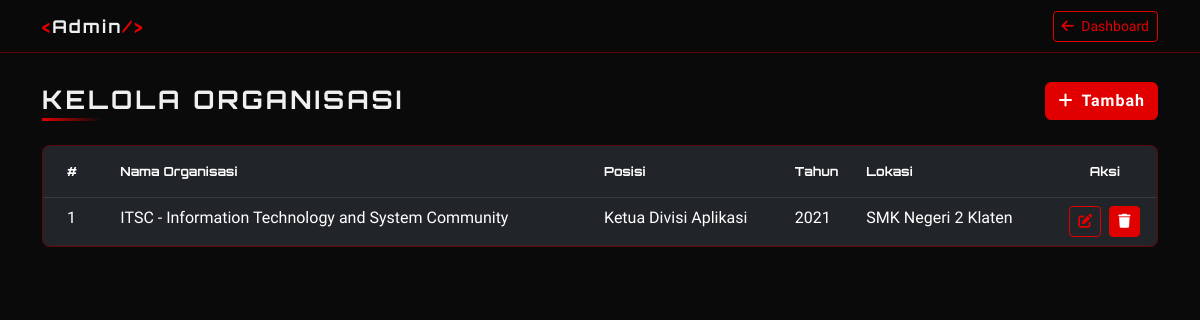
/admin/organisasi/index.php (signed in), run on the app's committed database.
### tables this page shows
CREATE TABLE `organisasi` (
  `id` int NOT NULL AUTO_INCREMENT,
  `nama_org` varchar(150) DEFAULT NULL,
  `posisi` varchar(100) DEFAULT NULL,
  `tahun` varchar(20) DEFAULT NULL,
  `lokasi` varchar(150) DEFAULT NULL,
  PRIMARY KEY (`id`)
);

### admin/organisasi/index.php (the view, shortened to what this page needs)
<?php
    require_once '../../config/db.php';
?>
<?php $data = mysqli_query($conn,"SELECT * FROM organisasi ORDER BY id ASC"); ?>
<!DOCTYPE html><html lang="id">
<head>
  <link href="https://cdn.jsdelivr.net/npm/bootstrap@5.3.0/dist/css/bootstrap.min.css" rel="stylesheet">
  <link href="https://cdnjs.cloudflare.com/ajax/libs/font-awesome/6.4.0/css/all.min.css" rel="stylesheet">
  <link href="../../assets/css/style.css" rel="stylesheet">
</head>
<body>
<nav class="navbar navbar-dark fixed-top" id="mainNav">
  <div class="container">
    <a class="navbar-brand fw-bold" href="../dashboard.php"><span style="color:#e00000">&lt;</span>Admin<span style="color:#e00000">/&gt;</span></a>
    <a href="../dashboard.php" class="btn btn-outline-danger btn-sm"><i class="fa fa-arrow-left me-1"></i> Dashboard</a>
  </div>
</nav>
<div class="container page-wrapper">
  <div class="d-flex justify-content-between align-items-center mb-4">
    <div>
      <p class="section-title mb-0">Kelola Organisasi</p>
      <div class="title-line mb-0"></div>
    </div>
    <a href="create.php" class="btn btn-danger"><i class="fa fa-plus me-2"></i>Tambah</a>
  </div>
  <div class="card-dark p-0" style="overflow:hidden">
    <table class="table table-dark table-hover mb-0" style="background:transparent">
      <thead style="background:rgba(224,0,0,0.15);font-family:'Orbitron',monospace;font-size:.78rem;">
        <tr>
          <th class="px-4 py-3">#</th>
          <th class="py-3">Nama Organisasi</th>
          <th class="py-3">Posisi</th>
          <th class="py-3">Tahun</th>
          <th class="py-3">Lokasi</th>
          <th class="py-3 text-center">Aksi</th>
        </tr>
      </thead>
      <tbody>
        <?php $no=1; while($row=mysqli_fetch_assoc($data)): ?>
        <tr style="border-color:rgba(224,0,0,0.15)">
          <td class="px-4"><?= $no++ ?></td>
          <td><?= htmlspecialchars($row['nama_org']) ?></td>
          <td><?= htmlspecialchars($row['posisi']) ?></td>
          <td><?= htmlspecialchars($row['tahun']) ?></td>
          <td><?= htmlspecialchars($row['lokasi']) ?></td>
          <td class="text-center">
            <a href="edit.php?id=<?= $row['id'] ?>" class="btn btn-sm btn-outline-danger me-1"><i class="fa fa-edit"></i></a>
            <a href="delete.php?id=<?= $row['id'] ?>" onclick="return confirm('Yakin hapus?')" class="btn btn-sm btn-danger"><i class="fa fa-trash"></i></a>
          </td>
        </tr>
        <?php endwhile; ?>
      </tbody>
    </table>
  </div>
</div>
</body></html>

### assets/css/style.css (style rules this page uses)
:root { --red-main: #e00000; --bg-dark: #0a0a0a; --bg-card: #111111; --text-main: #f0f0f0; --text-muted: #888; }
body { background-color: var(--bg-dark); color: var(--text-main); font-family: 'Rajdhani', sans-serif; min-height: 100vh; display: flex; flex-direction: column; }
#mainNav { background: rgba(10,10,10,0.95) !important; backdrop-filter: blur(10px); border-bottom: 1px solid rgba(224,0,0,0.4); transition: box-shadow 0.3s; }
.navbar-brand { font-family: 'Orbitron', monospace; font-size: 1.1rem; letter-spacing: 2px; color: #f0f0f0 !important; }
.page-wrapper { padding-top: 80px; flex: 1; }
.section-title { font-family:'Orbitron',monospace; font-size:1.6rem; font-weight:700; letter-spacing:3px; text-transform:uppercase }
.title-line { width:60px; height:3px; background:linear-gradient(90deg,#e00000,transparent); margin-bottom:2rem }
.card-dark { background:#111; border:1px solid rgba(224,0,0,0.35); border-radius:8px; padding:1.5rem; transition:transform .3s,box-shadow .3s }
.btn-danger { background:#e00000 !important; border-color:#e00000 !important; font-weight:700; letter-spacing:1px }
.btn-outline-danger { border-color:#e00000 !important; color:#e00000 !important }

### data on the page
organisasi: nama_org "ITSC - Information Technology and System Community", posisi "Ketua Divisi Aplikasi", tahun "2021", lokasi "SMK Negeri 2 Klaten"
